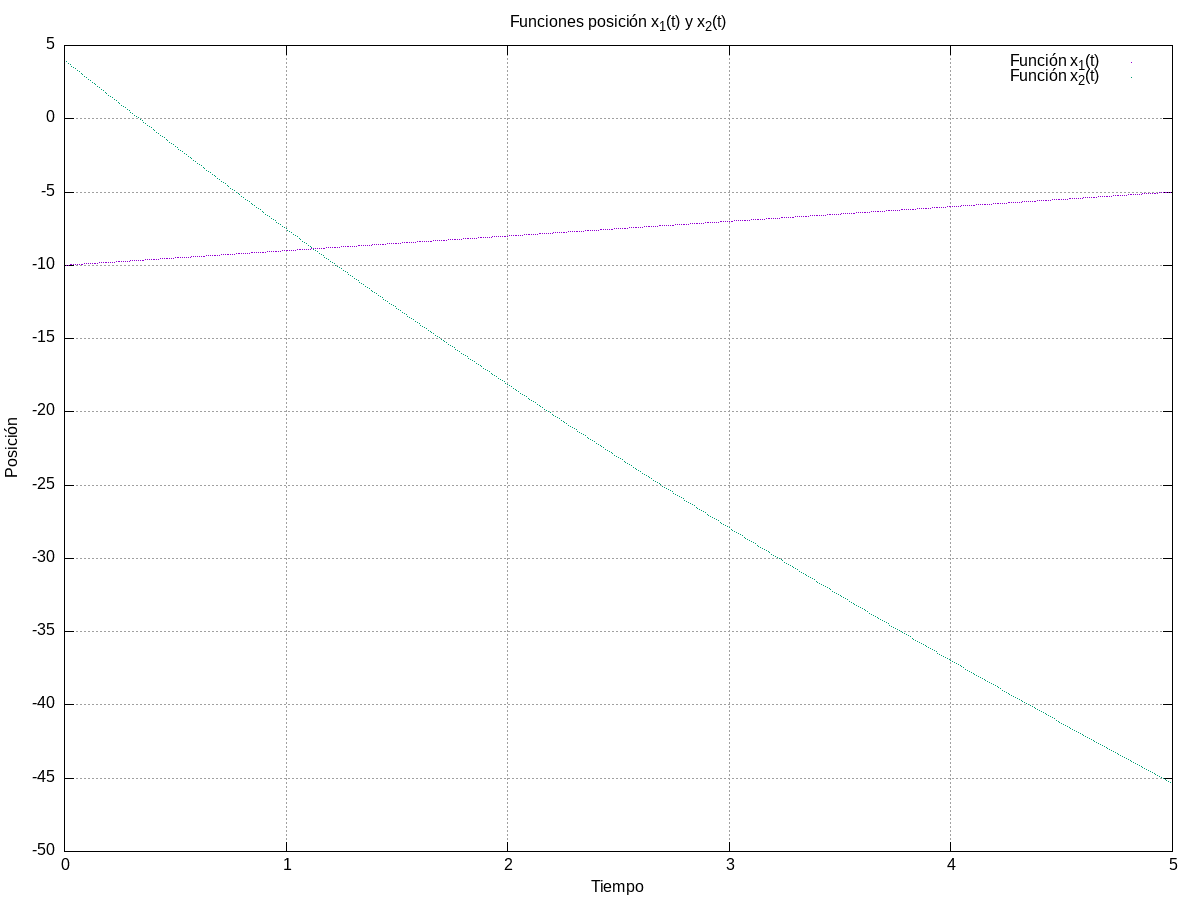

Generate this figure with gnuplot:
set term x11 persist

# parte II.A
# Gráfico de las funciones posición de los móviles 1 y 2

##################################################
#### 			h o l i s	 ( :			######
##################################################

	set title  "Funciones posición {x_1(t)} y {x_2(t)}"
	set xlabel "Tiempo"
	set ylabel "Posición"
    set grid 
    #set sample 500
    
##################################################
######		G R A F.   D A T O S			######
##################################################
	
	# gráfico funcion x1(t) :
	
		  plot "p2-funciones.dat" u 1:2 title "Función {x_1(t)}" with points pointtype 0
	
	# gráfico función x2(t) :
	
		replot "p2-funciones.dat" u 1:3 title "Función {x_2(t)}" with points pointtype 0


##################################################
######			E X P O R T A R				######
##################################################
#############		P 	N 	G		 #############
	
    set terminal png size 1200,900 
    set output 'p2-funciones.png'
    replot
    
exit


